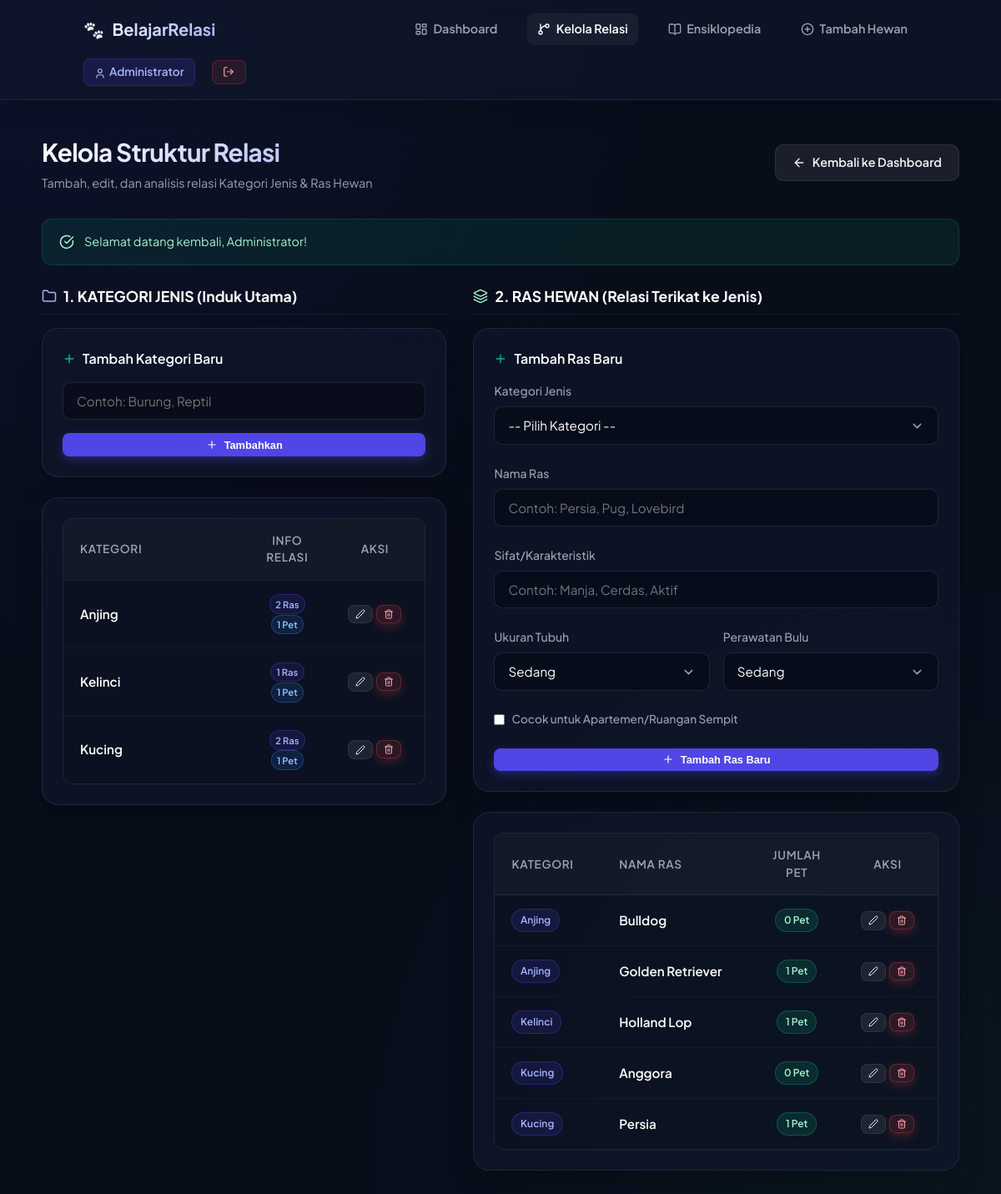
Page /kelola_relasi.php (signed in) on the committed database.
### tables this page shows
CREATE TABLE `jenis` (
  `id_jenis` int(11) NOT NULL AUTO_INCREMENT,
  `nama_jenis` varchar(100) NOT NULL,
  PRIMARY KEY (`id_jenis`)
);

CREATE TABLE `ras` (
  `id_ras` int(11) NOT NULL AUTO_INCREMENT,
  `nama_ras` varchar(100) NOT NULL,
  `id_jenis` int(11) NOT NULL,
  `sifat` varchar(255) DEFAULT NULL,
  `ukuran` varchar(50) DEFAULT NULL,
  `perawatan_bulu` varchar(50) DEFAULT NULL,
  `cocok_apartemen` tinyint(1) DEFAULT 0,
  PRIMARY KEY (`id_ras`),
  KEY `id_jenis` (`id_jenis`),
  CONSTRAINT `ras_ibfk_1` FOREIGN KEY (`id_jenis`) REFERENCES `jenis` (`id_jenis`) ON DELETE CASCADE
);

### kelola_relasi.php (the view, shortened to what the rows shown need)
<?php
require_once 'config.php';
$jenis_list = [];
try {
    $jenis_query = "SELECT j.id_jenis, j.nama_jenis,
                    (SELECT COUNT(*) FROM ras r WHERE r.id_jenis = j.id_jenis) as total_ras,
                    (SELECT COUNT(*) FROM hewan h JOIN ras r ON h.id_ras = r.id_ras WHERE r.id_jenis = j.id_jenis) as total_hewan
                    FROM jenis j
                    ORDER BY j.nama_jenis ASC";
    $jenis_list = $pdo->query($jenis_query)->fetchAll();
} catch (PDOException $e) {
    $error_msg = "Gagal memuat kategori: " . $e->getMessage();
}
$ras_list = [];
try {
    $ras_query = "SELECT r.id_ras, r.nama_ras, r.id_jenis, j.nama_jenis,
                  (SELECT COUNT(*) FROM hewan h WHERE h.id_ras = r.id_ras) as total_hewan
                  FROM ras r
                  JOIN jenis j ON r.id_jenis = j.id_jenis
                  ORDER BY j.nama_jenis ASC, r.nama_ras ASC";
    $ras_list = $pdo->query($ras_query)->fetchAll();
} catch (PDOException $e) {
    $error_msg = "Gagal memuat ras: " . $e->getMessage();
}
?>
<!DOCTYPE html>
<html lang="id">
<head>
    <link rel="stylesheet" href="style.css">
</head>
<body>
<div class="page-wrapper">
    <div class="container" style="max-width: 1100px;">
        <header>
            <div class="brand">
                <h1>Kelola Struktur Relasi</h1>
            </div>
        </header>
        <div class="grid-relasi">
            <div>
                <div class="card" style="padding: 1.5rem;">
                    <div class="table-responsive">
                        <table>
                            <thead>
                                <tr>
                                    <th>Kategori</th>
                                    <th style="text-align: center; width: 90px;">Info Relasi</th>
                                    <th style="text-align: center; width: 120px;">Aksi</th>
                                </tr>
                            </thead>
                            <tbody>
                                <?php if (empty($jenis_list)): ?>
                                    <tr>
                                        <td colspan="3" style="text-align: center; color: var(--text-muted);">Belum ada kategori.</td>
                                    </tr>
                                <?php else: ?>
                                    <?php foreach ($jenis_list as $jenis): ?>
                                        <tr>
                                            <td style="font-weight: 600; color: #ffffff;">
                                                <?= htmlspecialchars($jenis['nama_jenis']); ?>
                                            </td>
                                            <td style="text-align: center;">
                                                <span class="badge badge-jenis" title="Jumlah Ras" style="font-size: 0.7rem; padding: 0.15rem 0.4rem;">
                                                    <?= $jenis['total_ras']; ?> ras
                                                </span>
                                                <span class="badge badge-ras" title="Jumlah Profil Hewan" style="font-size: 0.7rem; padding: 0.15rem 0.4rem; background: rgba(59, 130, 246, 0.15); color: #93c5fd; border-color: rgba(59, 130, 246, 0.3);">
                                                    <?= $jenis['total_hewan']; ?> pet
                                                </span>
                                            </td>
                                            <td>
                                                <div style="display: flex; gap: 0.25rem; justify-content: center;">
                                                    <a href="kelola_relasi.php?edit_jenis=<?= $jenis['id_jenis']; ?>" class="btn btn-secondary btn-sm" style="padding: 0.25rem 0.5rem;" title="Edit">
                                                        <i data-lucide="edit-2" style="width: 12px; height: 12px;"></i>
                                                    </a>
                                                    <form method="POST" action="hapus_relasi.php" onsubmit="return confirm('Apakah Anda yakin ingin menghapus Kategori <?= htmlspecialchars($jenis['nama_jenis']); ?>? Semua Ras di dalamnya juga akan terpengaruh.')" style="display: inline;">
                                                        <button type="submit" class="btn btn-danger btn-sm" style="padding: 0.25rem 0.5rem; background: rgba(239,68,68,0.15); border: 1px solid rgba(239,68,68,0.3); color: #fca5a5;" title="Hapus">
                                                            <i data-lucide="trash-2" style="width: 12px; height: 12px;"></i>
                                                        </button>
                                                    </form>
                                                </div>
                                            </td>
                                        </tr>
                                    <?php endforeach; ?>
                                <?php endif; ?>
                            </tbody>
                        </table>
                    </div>
                </div>
            </div>
            <div>
                <div class="card" style="padding: 1.5rem;">
                    <div class="table-responsive">
                        <table>
                            <thead>
                                <tr>
                                    <th>Kategori</th>
                                    <th>Nama Ras</th>
                                    <th style="text-align: center; width: 90px;">Jumlah Pet</th>
                                    <th style="text-align: center; width: 120px;">Aksi</th>
                                </tr>
                            </thead>
                            <tbody>
                                <?php if (empty($ras_list)): ?>
                                    <tr>
                                        <td colspan="4" style="text-align: center; color: var(--text-muted);">Belum ada ras terdaftar.</td>
                                    </tr>
                                <?php else: ?>
                                    <?php foreach ($ras_list as $ras): ?>
                                        <tr>
                                            <td>
                                                <span class="badge badge-jenis" style="font-size: 0.75rem;">
                                                    <?= htmlspecialchars($ras['nama_jenis']); ?>
                                                </span>
                                            </td>
                                            <td style="font-weight: 600; color: #ffffff;">
                                                <?= htmlspecialchars($ras['nama_ras']); ?>
                                            </td>
                                            <td style="text-align: center;">
                                                <span class="badge badge-ras" style="font-size: 0.75rem;">
                                                    <?= $ras['total_hewan']; ?> pet
                                                </span>
                                            </td>
                                            <td>
                                                <div style="display: flex; gap: 0.25rem; justify-content: center;">
                                                    <a href="kelola_relasi.php?edit_ras=<?= $ras['id_ras']; ?>" class="btn btn-secondary btn-sm" style="padding: 0.25rem 0.5rem;" title="Edit">
                                                        <i data-lucide="edit-2" style="width: 12px; height: 12px;"></i>
                                                    </a>
                                                    <form method="POST" action="hapus_relasi.php" onsubmit="return confirm('Apakah Anda yakin ingin menghapus Ras <?= htmlspecialchars($ras['nama_ras']); ?>?')" style="display: inline;">
                                                        <button type="submit" class="btn btn-danger btn-sm" style="padding: 0.25rem 0.5rem; background: rgba(239,68,68,0.15); border: 1px solid rgba(239,68,68,0.3); color: #fca5a5;" title="Hapus">
                                                            <i data-lucide="trash-2" style="width: 12px; height: 12px;"></i>
                                                        </button>
                                                    </form>
                                                </div>
                                            </td>
                                        </tr>
                                    <?php endforeach; ?>
                                <?php endif; ?>
                            </tbody>
                        </table>
                    </div>
                </div>
            </div>
        </div>
    </div>
</div>
</body>
</html>

### rows in the picture
jenis: nama_jenis "Anjing", total_ras "2", total_hewan "1"
jenis: nama_jenis "Kelinci", total_ras "1", total_hewan "1"
jenis: nama_jenis "Kucing", total_ras "2", total_hewan "1"
ras: id_jenis.nama_jenis "Anjing", nama_ras "Bulldog", total_hewan "0"
ras: id_jenis.nama_jenis "Anjing", nama_ras "Golden Retriever", total_hewan "1"
ras: id_jenis.nama_jenis "Kelinci", nama_ras "Holland Lop", total_hewan "1"
ras: id_jenis.nama_jenis "Kucing", nama_ras "Anggora", total_hewan "0"
ras: id_jenis.nama_jenis "Kucing", nama_ras "Persia", total_hewan "1"

### other values in the picture
$_SESSION['user']['nama_lengkap'] "Administrator"
$_SESSION['success'] "Selamat datang kembali, Administrator!"
